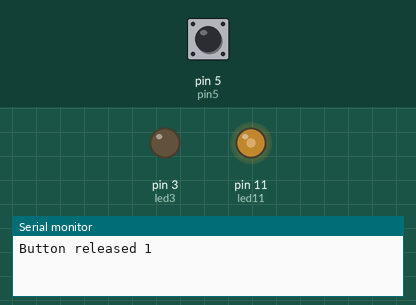
This sketch was run on a simulated Arduino Uno, built with avr-gcc and run on an emulated ATmega328P. Parts: output pins drawn as LEDs (lit = HIGH), the last lines printed to the serial monitor. Inputs (shaded band) come from the test bench; at power-on: pin 5 (pin5) HIGH.

Above: at 1.2 s.
1.3 s: pin 5 (pin5) pulled LOW for 0.15 s
At 1.65 s:
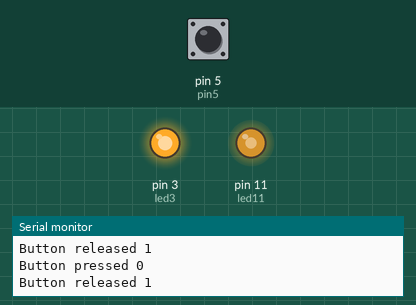
4.3 s: pin 5 (pin5) pulled LOW for 1 s
At 4.66 s:
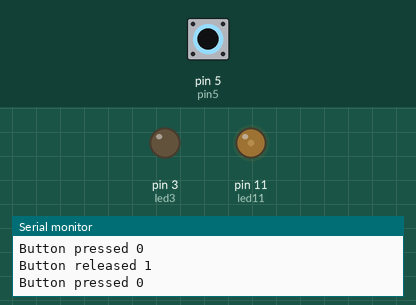
8.3 s: pin 5 (pin5) pulled LOW for 0.15 s
At 9.18 s:
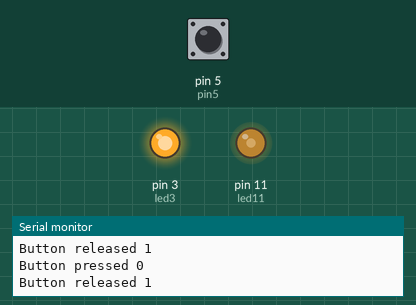
Timing chart, 0 to 17.4 s (numbered marks = the images above; inputs shaded):
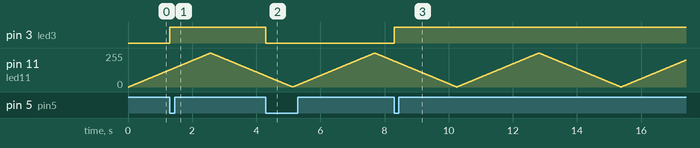

Measured:
- after the input at 1.3 s, pin 3 (led3): LOW → HIGH at once
- after the input at 4.3 s, pin 3 (led3): HIGH → LOW at once
- after the input at 8.3 s, pin 3 (led3): LOW → HIGH at once

The sketch:

BreathLED.ino
```cpp
#define led3 3
#define pin5 5
#define led11 11

bool lastPress = 0;
bool led = 0;
unsigned long lastDebounceTime = 0;
const long debounceDelay = 100;

int brightness = 0;
int fadeAmount = 1;
unsigned long previousMillis = 0;
const long fadeInterval = 10;

void setup() {
  Serial.begin(9600);
  pinMode(led3, OUTPUT);
  pinMode(pin5, INPUT_PULLUP);
  pinMode(led11, OUTPUT);
}

void loop() {
  int val = digitalRead(pin5);

  if (!val && lastPress && (millis() - lastDebounceTime > debounceDelay)) {
    led = !led;
    Serial.println(String("Button pressed ") + val);
    digitalWrite(led3, led);
    lastPress = 0;
    lastDebounceTime = millis();
  }

  if (val && !lastPress) {
    Serial.println(String("Button released ") + val);
    lastPress = 1;
  }

  unsigned long currentMillis = millis();

  if (currentMillis - previousMillis >= fadeInterval) {
    previousMillis = currentMillis;

    analogWrite(led11, brightness);

    brightness += fadeAmount;

    if (brightness <= 0 || brightness >= 255) {
      fadeAmount = -fadeAmount;
    }
  }
}
```
